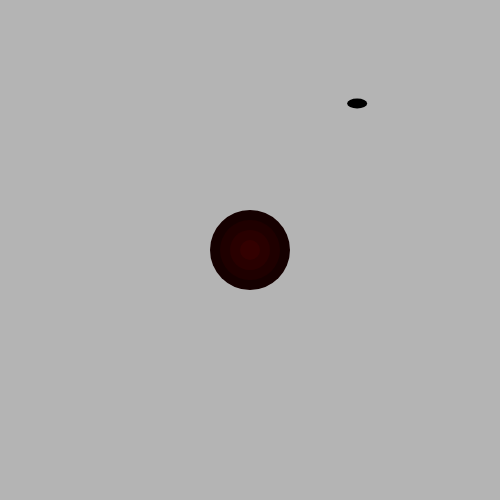
Frame 1 (no input)
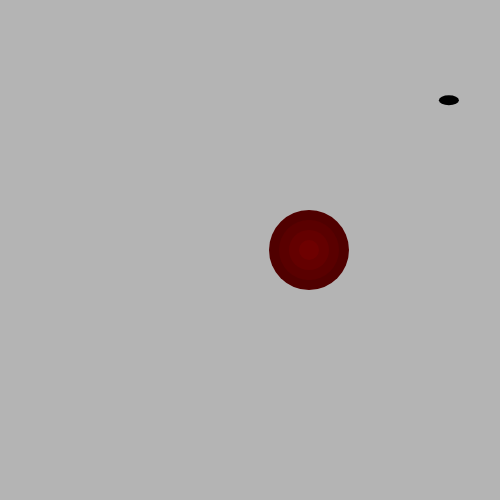
Frame 60 (no input)
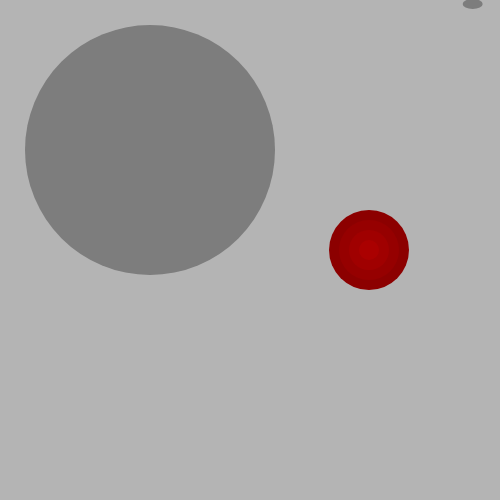
Frame 120 (the mouse pressed at the canvas centre since frame 60)

The p5.js sketch that drew these frames (run headless with seeded random() and noise() and a simulated clock; from frame 60 on, the mouse is pressed at the canvas centre):

// p5.js sketch
// ── sketch.js
var xPosition;
var yPosition;
var colorIncrease = 10;
var myRandomNumX;
var myRandomNumY;
var myRandomNumR;

function setup() {
  createCanvas(500, 500);
  noStroke();
  xPosition = width / 2;
  yPosition = height / 2;
}

function draw() {
  background(180);
  fill(mouseX /2);
  ellipse(150, 150, mouseX, mouseY);

    // Each time through draw(), new random
    // numbers are picked for a new ellipse.
    circleX = random(width);
    circleY = random(height);
    ellipse(circleX, circleY, 20, 10);
  //frameCount
  fill (frameCount + colorIncrease, 0, 0);
  ellipse(xPosition, yPosition, 10, 10);

  fill (frameCount + colorIncrease * 2, 0, 0);
  ellipse(xPosition, yPosition, 80, 80);

  fill (frameCount + colorIncrease * 3, 0, 0);
  ellipse(xPosition, yPosition, 60, 60);

  fill (frameCount + colorIncrease * 4, 0, 0);
  ellipse(xPosition, yPosition, 40, 40);

  fill (frameCount + colorIncrease * 5, 0, 0);
  ellipse(xPosition, yPosition, 20, 20);

    xPosition = xPosition + 1;
}
